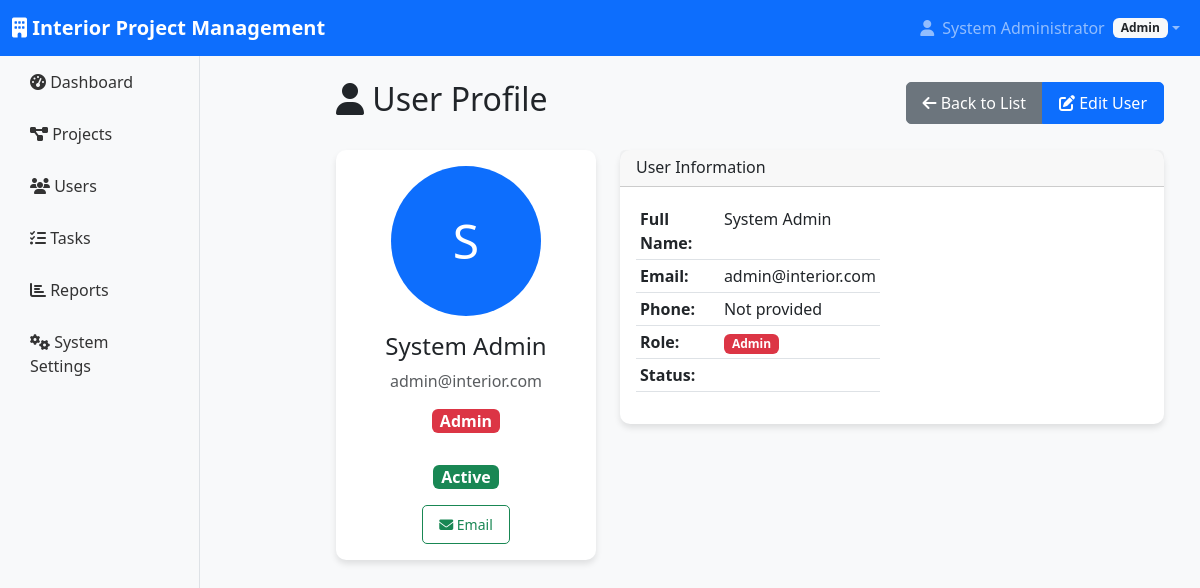
Page /modules/users/view.php?id=1 (signed in) on the committed database.
### tables this page shows
CREATE TABLE users (
    id INT AUTO_INCREMENT PRIMARY KEY,
    name VARCHAR(100) NOT NULL,
    email VARCHAR(100) UNIQUE NOT NULL,
    password VARCHAR(255) NOT NULL,
    role ENUM('admin', 'manager', 'designer', 'site_manager', 'site_coordinator', 'site_supervisor') NOT NULL,
    phone VARCHAR(20),
    address TEXT,
    profile_image VARCHAR(255),
    status ENUM('active', 'inactive') DEFAULT 'active',
    created_at TIMESTAMP DEFAULT CURRENT_TIMESTAMP,
    updated_at TIMESTAMP DEFAULT CURRENT_TIMESTAMP ON UPDATE CURRENT_TIMESTAMP
);

### config/auth.php (called while the page is built, shortened)
<?php
class Auth {
    public function isLoggedIn() {
        return isset($_SESSION['user_id']);
    }
    public function getCurrentUser() {
        if($this->isLoggedIn()) {
            return [
                'id' => $_SESSION['user_id'],
                'name' => $_SESSION['user_name'],
                'email' => $_SESSION['user_email'],
                'role' => $_SESSION['user_role']
            ];
        }
        return null;
    }
}
?>

### config/roles.php (called while the page is built)
<?php
$role_permissions = [
    'admin' => [
        'users' => ['create', 'read', 'update', 'delete'],
        'projects' => ['create', 'read', 'update', 'delete'],
        'tasks' => ['create', 'read', 'update', 'delete'],
        'reports' => ['create', 'read', 'update', 'delete'],
        'settings' => ['create', 'read', 'update', 'delete'],
        'designs' => ['create', 'read', 'update', 'delete'],
        'inventory' => ['create', 'read', 'update', 'delete'],
        'schedule' => ['create', 'read', 'update', 'delete'],
        'attendance' => ['create', 'read', 'update', 'delete']
    ],
    'manager' => [
        'users' => ['read', 'update'],
        'projects' => ['create', 'read', 'update'],
        'tasks' => ['create', 'read', 'update', 'delete'],
        'reports' => ['create', 'read', 'update'],
        'settings' => ['read']
    ],
    'designer' => [
        'projects' => ['read', 'update'],
        'tasks' => ['read', 'update'],
        'reports' => ['read'],
        'designs' => ['create', 'read', 'update']
    ],
    'site_manager' => [
        'projects' => ['read', 'update'],
        'tasks' => ['create', 'read', 'update'],
        'reports' => ['create', 'read'],
        'inventory' => ['read', 'update']
    ],
    'site_coordinator' => [
        'projects' => ['read'],
        'tasks' => ['read', 'update'],
        'reports' => ['read'],
        'schedule' => ['read', 'update']
    ],
    'site_supervisor' => [
        'tasks' => ['read', 'update'],
        'reports' => ['create', 'read'],
        'attendance' => ['create', 'read']
    ]
];
function hasPermission($role, $module, $action) {
    global $role_permissions;
    return isset($role_permissions[$role][$module]) &&
           in_array($action, $role_permissions[$role][$module]);
}
?>

### modules/users/view.php (the view, shortened to what this page needs)
<?php
include '../../includes/header.php';
require_once '../../config/roles.php';
$user_id = intval($_GET['id'] ?? 0);
$query = "SELECT * FROM users WHERE id = ?";
$stmt = $db->prepare($query);
$stmt->execute([$user_id]);
$user = $stmt->fetch(PDO::FETCH_ASSOC);
?>
<div class="container-fluid">
    <div class="row">
        <div class="col-md-3">
            <?php include '../../includes/sidebar.php'; ?>
        </div>
        <div class="col-md-9">
            <div class="main-content p-4">
                <div class="d-flex justify-content-between align-items-center mb-4">
                    <h2><i class="fas fa-user"></i> User Profile</h2>
                    <div class="btn-group">
                        <a href="list.php" class="btn btn-secondary">
                            <i class="fas fa-arrow-left"></i> Back to List
                        </a>
                        <?php if (hasPermission($current_user['role'], 'users', 'update')): ?>
                        <a href="edit.php?id=<?php echo $user['id']; ?>" class="btn btn-primary">
                            <i class="fas fa-edit"></i> Edit User
                        </a>
                        <?php endif; ?>
                    </div>
                </div>
                <div class="row mb-4">
                    <div class="col-md-4">
                        <div class="card">
                            <div class="card-body text-center">
                                <div class="mb-3">
                                    <?php if ($user['profile_image']): ?>
                                    <img src="../../<?php echo htmlspecialchars($user['profile_image']); ?>"
                                        class="rounded-circle img-thumbnail" width="150" height="150" alt="Profile">
                                    <?php else: ?>
                                    <div class="rounded-circle bg-primary text-white d-flex align-items-center justify-content-center mx-auto"
                                        style="width: 150px; height: 150px; font-size: 48px;">
                                        <?php echo strtoupper(substr($user['name'], 0, 1)); ?>
                                    </div>
                                    <?php endif; ?>
                                </div>
                                <h4><?php echo htmlspecialchars($user['name']); ?></h4>
                                <p class="text-muted"><?php echo htmlspecialchars($user['email']); ?></p>
                                <span class="badge bg-<?php
                                    echo match($user['role']) {
                                        'admin' => 'danger',
                                        'manager' => 'primary',
                                        'designer' => 'success',
                                        'site_manager' => 'warning',
                                        'site_coordinator' => 'info',
                                        'site_supervisor' => 'secondary',
                                        default => 'secondary'
                                    };
                                ?> fs-6 mb-3"><?php echo ucfirst(str_replace('_', ' ', $user['role'])); ?></span>
                                <div class="mt-3">
                                    <span
                                        class="badge bg-<?php echo $user['status'] == 'active' ? 'success' : 'secondary'; ?> fs-6">
                                        <?php echo ucfirst($user['status']); ?>
                                    </span>
                                </div>
                                <div class="mt-3">
                                    <a href="mailto:<?php echo $user['email']; ?>"
                                        class="btn btn-outline-success btn-sm">
                                        <i class="fas fa-envelope"></i> Email
                                    </a>
                                </div>
                            </div>
                        </div>
                    </div>
                    <div class="col-md-8">
                        <div class="card">
                            <div class="card-header">
                                <h6 class="mb-0">User Information</h6>
                            </div>
                            <div class="card-body">
                                <div class="row">
                                    <div class="col-md-6">
                                        <table class="table table-sm">
                                            <tr>
                                                <td><strong>Full Name:</strong></td>
                                                <td><?php echo htmlspecialchars($user['name']); ?></td>
                                            </tr>
                                            <tr>
                                                <td><strong>Email:</strong></td>
                                                <td><?php echo htmlspecialchars($user['email']); ?></td>
                                            </tr>
                                            <tr>
                                                <td><strong>Phone:</strong></td>
                                                <td><?php echo htmlspecialchars($user['phone'] ?? 'Not provided'); ?>
                                                </td>
                                            </tr>
                                            <tr>
                                                <td><strong>Role:</strong></td>
                                                <td>
                                                    <span
                                                        class="badge bg-<?php
                                                        echo match($user['role']) {
                                                            'admin' => 'danger',
                                                            'manager' => 'primary',
                                                            'designer' => 'success',
                                                            'site_manager' => 'warning',
                                                            'site_coordinator' => 'info',
                                                            'site_supervisor' => 'secondary',
                                                            default => 'secondary'
                                                        };
                                                    ?>"><?php echo ucfirst(str_replace('_', ' ', $user['role'])); ?></span>
                                                </td>
                                            </tr>
                                            <tr>
                                                <td><strong>Status:</strong></td>
                                                <td>

### assets/css/custom.css (style rules this page uses)
:root { --primary-color: #007bff; --secondary-color: #6c757d; --success-color: #28a745; --warning-color: #ffc107; --danger-color: #dc3545; --info-color: #17a2b8; }
body { font-family: "Segoe UI", Tahoma, Geneva, Verdana, sans-serif; background-color: #f8f9fa; }
.main-content { margin-left: 0; padding: 10px; }
.card { border: none; border-radius: 10px; box-shadow: 0 4px 6px rgba(0, 0, 0, 0.1); transition: transform 0.3s ease, box-shadow 0.3s ease; }
.btn { border-radius: 5px; padding: 8px 16px; font-weight: 500; transition: all 0.3s ease; }
.badge { font-size: 0.75em; padding: 4px 8px; }

### rows in the picture
users: name "S", name "System Admin", email "admin@interior.com", role "Admin", status "Active", phone "Not provided"

### other values in the picture
$current_user['name'] "System Administrator"
$current_user['role'] "Admin"
